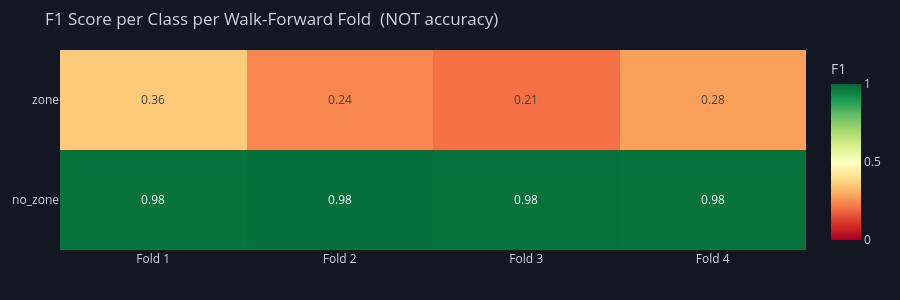

The notebook cell saved with this chart:
### Code cell
# ── 2.1  F1 heatmap per fold ─────────────────────────────────────────────────
pivot = cv_df.pivot(index='class', columns='fold', values='f1')

fig = go.Figure(go.Heatmap(
    z=pivot.values,
    x=[f'Fold {c}' for c in pivot.columns],
    y=pivot.index.tolist(),
    colorscale='RdYlGn', zmin=0, zmax=1,
    text=[[f'{v:.2f}' for v in row] for row in pivot.values],
    texttemplate='%{text}',
    colorbar=dict(title='F1'),
))
fig.update_layout(dark_layout(
    title='F1 Score per Class per Walk-Forward Fold  (NOT accuracy)',
    height=300,
))
fig.show()

### Figure 1 — Plotly figure (JSON) as saved in the notebook; plotly's stock layout.template omitted (floating-point values rounded to 4 significant figures)
{"data": [{"colorbar": {"title": {"text": "F1"}}, "colorscale": [[0, "rgb(165,0,38)"], [0.1, "rgb(215,48,39)"], [0.2, "rgb(244,109,67)"], [0.3, "rgb(253,174,97)"], [0.4, "rgb(254,224,139)"], [0.5, "rgb(255,255,191)"], [0.6, "rgb(217,239,139)"], [0.7, "rgb(166,217,106)"], [0.8, "rgb(102,189,99)"], [0.9, "rgb(26,152,80)"], [1, "rgb(0,104,55)"]], "text": [["0.98", "0.98", "0.98", "0.98"], ["0.36", "0.24", "0.21", "0.28"]], "texttemplate": "%{text}", "type": "heatmap", "x": ["Fold 1", "Fold 2", "Fold 3", "Fold 4"], "y": ["no_zone", "zone"], "z": [[0.9769, 0.9827, 0.979, 0.9761], [0.359, 0.24, 0.2069, 0.2778]], "zmax": 1, "zmin": 0}], "layout": {"font": {"color": "#d1d4dc", "size": 12}, "height": 300, "legend": {"bgcolor": "rgba(0,0,0,0)"}, "margin": {"b": 50, "l": 60, "r": 20, "t": 50}, "paper_bgcolor": "#131722", "plot_bgcolor": "#131722", "title": {"text": "F1 Score per Class per Walk-Forward Fold  (NOT accuracy)"}, "xaxis": {"gridcolor": "#1e222d", "zeroline": false}, "yaxis": {"gridcolor": "#1e222d", "zeroline": false}}}
